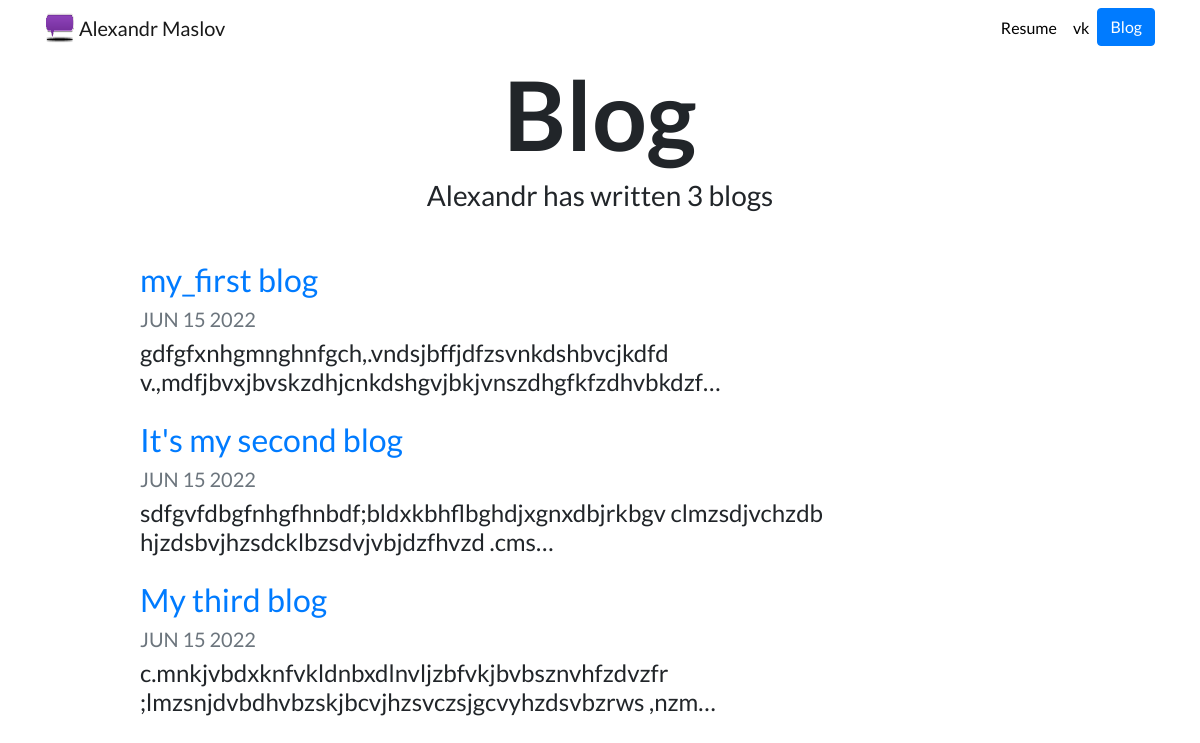
Screenshot of /blog/ with the database file from the repository.
### blog/models.py (models this page shows, shortened)
class Blog(models.Model):
    title = models.CharField(max_length=200)
    description = models.TextField(max_length=1000)
    date = models.DateField(auto_now=True)

### blog/views.py (the view)
# urls.py: path('', views.all_blogs, name='all_blogs'),
def all_blogs(request):
    blogs = Blog.objects.order_by('-date')
    return render(request, 'blog/all_blogs.html', {'blogs': blogs})

### blog/templates/blog/all_blogs.html
{% extends "portfolio/base.html" %}
{% load static %}
{% block content %}
<h1 id="blogtitle" class="font-weight-bold text-center">Blog</h1>
<h3 class="text-center mb-5">Alexandr has written {{ blogs.count }} blog{{ blogs.count|pluralize }}</h3>
{% for blog in blogs %}
<div class="row justify-content-center my-3">
  <div class="col-md-10">
    <a href="{% url 'blog:detail' blog.id %}">
      <h2>{{ blog.title }}</h2>
    </a>
    <h5 class="text-muted">{{ blog.date|date:'M d Y'|upper }}</h5>
    <h4>{{ blog.description|striptags|truncatechars:100 }}</h4>
  </div>
</div>
{% endfor %}
{% endblock %}

### portfolio/static/portfolio/custom.css (style rules this page uses)
body { font-family: 'Lato', sans-serif; }
#blogtitle { font-size: 6rem; }

### rows the page displays
Blog: title "my_first blog", date "JUN 15 2022", description "gdfgfxnhgmnghnfgch,.vndsjbffjdfzsvnkdshbvcjkdfd v.,mdfjbvxjbvskzdhjcnkdshgvjbkjvnszdhgfkfzdhvbkdzf…"
Blog: title "It's my second blog", date "JUN 15 2022", description "sdfgvfdbgfnhgfhnbdf;bldxkbhflbghdjxgnxdbjrkbgv clmzsdjvchzdb hjzdsbvjhzsdcklbzsdvjvbjdzfhvzd .cms…"
Blog: title "My third blog", date "JUN 15 2022", description "c.mnkjvbdxknfvkldnbxdlnvljzbfvkjbvbsznvhfzdvzfr ;lmzsnjdvbdhvbzskjbcvjhzsvczsjgcvyhzdsvbzrws ,nzm…"

### other values shown
{{ blogs.count }} "3"
